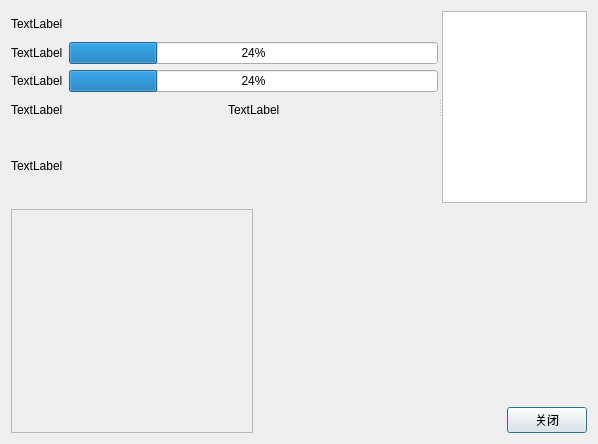
<?xml version="1.0" encoding="UTF-8"?>
<ui version="4.0">
 <class>characterStatusDialog</class>
 <widget class="QDialog" name="characterStatusDialog">
  <property name="geometry">
   <rect>
    <x>0</x>
    <y>0</y>
    <width>598</width>
    <height>444</height>
   </rect>
  </property>
  <property name="windowTitle">
   <string>角色状态</string>
  </property>
  <layout class="QVBoxLayout" name="verticalLayout_3">
   <item>
    <widget class="QSplitter" name="splitter">
     <property name="orientation">
      <enum>Qt::Orientation::Horizontal</enum>
     </property>
     <property name="childrenCollapsible">
      <bool>false</bool>
     </property>
     <widget class="QWidget" name="characterSummaryPanel">
      <property name="minimumSize">
       <size>
        <width>360</width>
        <height>0</height>
       </size>
      </property>
      <layout class="QVBoxLayout" name="verticalLayout">
       <item>
        <widget class="QLabel" name="characterNameLabel">
         <property name="text">
          <string>TextLabel</string>
         </property>
        </widget>
       </item>
       <item>
        <layout class="QHBoxLayout" name="horizontalLayout_3">
         <item>
          <widget class="QLabel" name="hpLabel">
           <property name="text">
            <string>TextLabel</string>
           </property>
          </widget>
         </item>
         <item>
          <widget class="QProgressBar" name="hpProgressBar">
           <property name="value">
            <number>24</number>
           </property>
          </widget>
         </item>
        </layout>
       </item>
       <item>
        <layout class="QHBoxLayout" name="horizontalLayout_2">
         <item>
          <widget class="QLabel" name="mpLabel">
           <property name="text">
            <string>TextLabel</string>
           </property>
          </widget>
         </item>
         <item>
          <widget class="QProgressBar" name="mpProgressBar">
           <property name="value">
            <number>24</number>
           </property>
          </widget>
         </item>
        </layout>
       </item>
       <item>
        <layout class="QHBoxLayout" name="horizontalLayout">
         <item>
          <widget class="QLabel" name="locationLabel">
           <property name="text">
            <string>TextLabel</string>
           </property>
          </widget>
         </item>
         <item>
          <widget class="QLabel" name="phaseLabel">
           <property name="text">
            <string>TextLabel</string>
           </property>
          </widget>
         </item>
        </layout>
       </item>
       <item>
        <widget class="QLabel" name="isBattleLabel">
         <property name="minimumSize">
          <size>
           <width>0</width>
           <height>75</height>
          </size>
         </property>
         <property name="text">
          <string>TextLabel</string>
         </property>
        </widget>
       </item>
      </layout>
     </widget>
     <widget class="QListWidget" name="statusListWidget">
      <property name="minimumSize">
       <size>
        <width>110</width>
        <height>0</height>
       </size>
      </property>
      <property name="maximumSize">
       <size>
        <width>145</width>
        <height>16777215</height>
       </size>
      </property>
     </widget>
    </widget>
   </item>
   <item>
    <layout class="QHBoxLayout" name="horizontalLayout_4">
     <item>
      <widget class="QScrollArea" name="actionScrollArea">
       <property name="widgetResizable">
        <bool>true</bool>
       </property>
       <widget class="QWidget" name="actionButtonContents">
        <property name="geometry">
         <rect>
          <x>0</x>
          <y>0</y>
          <width>243</width>
          <height>224</height>
         </rect>
        </property>
        <layout class="QGridLayout" name="actionButtonLayout">
         <item row="0" column="0">
          <spacer name="verticalSpacer">
           <property name="orientation">
            <enum>Qt::Orientation::Vertical</enum>
           </property>
           <property name="sizeHint" stdset="0">
            <size>
             <width>20</width>
             <height>40</height>
            </size>
           </property>
          </spacer>
         </item>
         <item row="0" column="1">
          <spacer name="verticalSpacer_2">
           <property name="orientation">
            <enum>Qt::Orientation::Vertical</enum>
           </property>
           <property name="sizeHint" stdset="0">
            <size>
             <width>20</width>
             <height>40</height>
            </size>
           </property>
          </spacer>
         </item>
        </layout>
       </widget>
      </widget>
     </item>
     <item>
      <widget class="QStackedWidget" name="actionDetailStack">
       <widget class="QWidget" name="actionEmptyPage"/>
       <widget class="QWidget" name="actionDetailPage"/>
      </widget>
     </item>
     <item>
      <layout class="QVBoxLayout" name="verticalLayout_2">
       <item>
        <spacer name="verticalSpacer_3">
         <property name="orientation">
          <enum>Qt::Orientation::Vertical</enum>
         </property>
         <property name="sizeHint" stdset="0">
          <size>
           <width>20</width>
           <height>40</height>
          </size>
         </property>
        </spacer>
       </item>
       <item>
        <widget class="QPushButton" name="closeButton">
         <property name="text">
          <string>关闭</string>
         </property>
        </widget>
       </item>
      </layout>
     </item>
    </layout>
   </item>
  </layout>
 </widget>
 <resources/>
 <connections/>
</ui>
